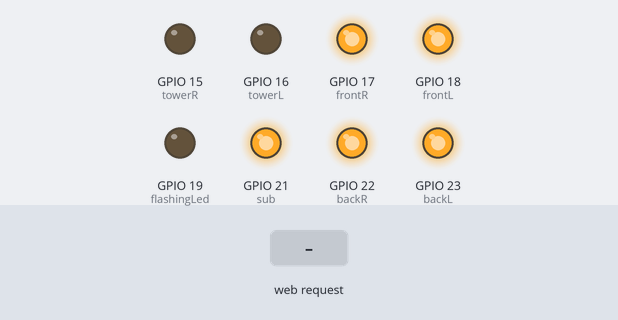
Recording of a program running on a simulated ESP32. Shown: output pins drawn as LEDs (lit = HIGH). The test bench sets the inputs (shaded band). WiFi joins after 1.5 s; servers stay silent unless stated; what the program prints to the serial monitor is not drawn.

Above: at 1.2 s.
1.3 s: HTTP request GET /front/on received
At 2.3 s:
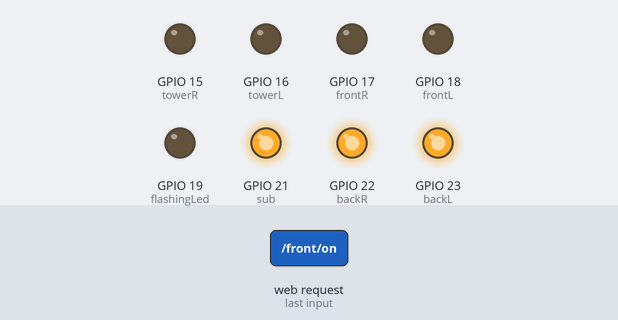
2.8 s: HTTP request GET /tower/on received
At 3.4 s:
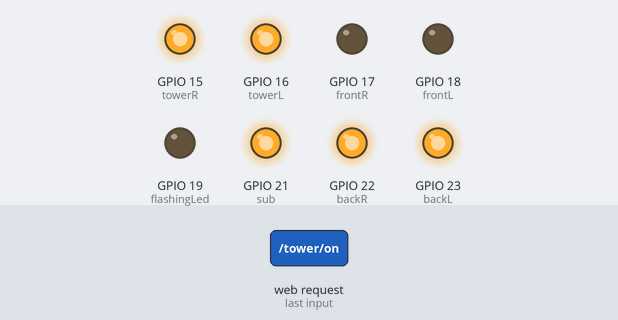
4.3 s: HTTP request GET /front/off received
At 4.7 s:
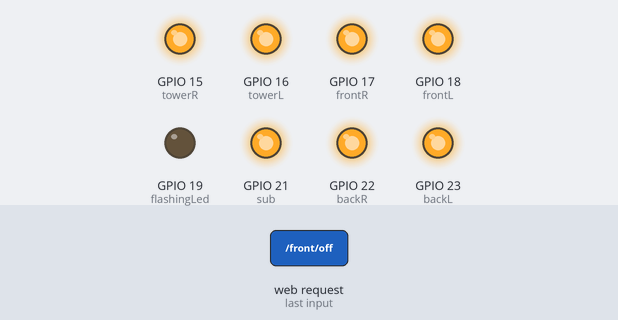
5.8 s: HTTP request GET /back/on received
At 6.8 s:
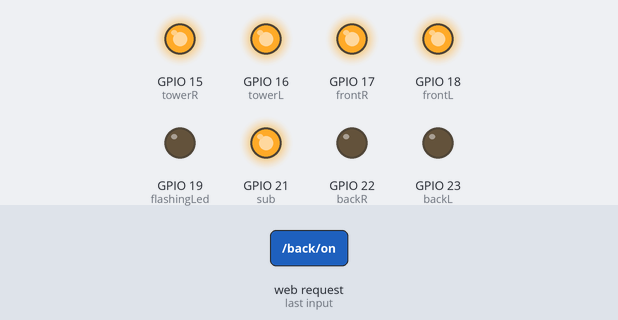
7.3 s: HTTP request GET /tower/off received
At 8.1 s:
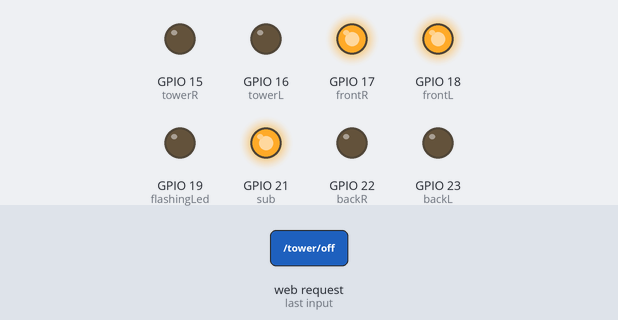
8.8 s: HTTP request GET /bass/on received
At 9.1 s:
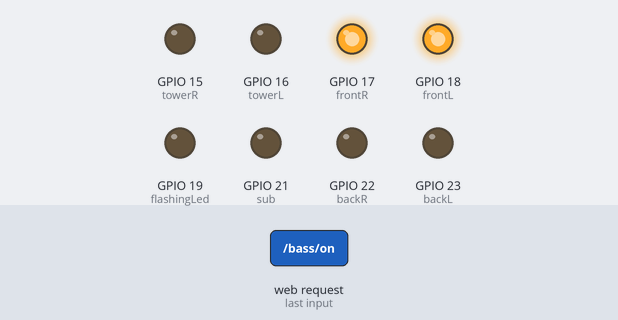
Timing chart, 0 to 11.3 s (numbered marks = the images above; inputs shaded):
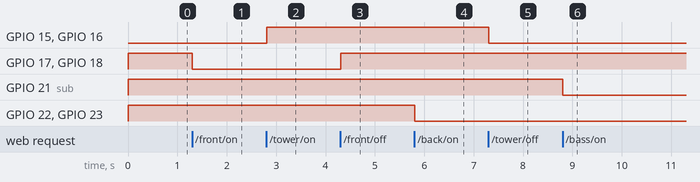

Measured:
- after the input at 1.3 s, GPIO 17 (frontR), GPIO 18 (frontL): HIGH → LOW at once
- after the input at 2.8 s, GPIO 15 (towerR), GPIO 16 (towerL): LOW → HIGH at once
- after the input at 4.3 s, GPIO 17 (frontR), GPIO 18 (frontL): LOW → HIGH at once
- after the input at 5.8 s, GPIO 22 (backR), GPIO 23 (backL): HIGH → LOW at once
- after the input at 7.3 s, GPIO 15 (towerR), GPIO 16 (towerL): HIGH → LOW at once
- after the input at 8.8 s, GPIO 21 (sub): HIGH → LOW at once

The program:

main.cpp
```cpp
/*************************************************************/
/*
/*   Hotspot is goldie
/*
/*   pasward is    gramgram
/*
/*   website is    goldieiii.local
/*
/*   sub is yellow 21, back is grn/wht, tower is pink/blue, front is red/orange
/*
/*  sub(yellow) tower(blue/pink) front(red/orange) rear(green/whiten)
/*
/*************************************************************/
// Load Wi-Fi library
#include <ESPmDNS.h>
#include <WiFi.h>

const char* YOUR_NEW_HOSTNAME = "GOLDIE_iii";
// Replace with your network credentials
const char* ssid     = "goldie";
const char* password = "gramgram";

IPAddress staticIP(192, 168, 1, 59);

IPAddress gateway(192, 168, 1, 1);
IPAddress subnet(255, 255, 0, 0);
IPAddress dns(192, 168, 1, 1);

// Set web server port number to 80
WiFiServer server(80);

// Variable to store the HTTP request
String header;
int count = 0;
int count2 = 0;
bool ledState = false;

// Auxiliar variables to store the current output state
String frontSpkrState = "off";
String towerSpkrState = "off";
String backSpkrState = "off";
String bassSpkrState = "off";

// Assign output variables to GPIO pins
/*const int outputFront = 13;
const int outputTower = 26;
const int outputBack = 12;
const int outputBass = 33;*/
const int flashingLed = 19;

const int frontL = 18;
const int frontR = 17;

const int towerL = 16;
const int towerR = 15;

const int backR = 22;
const int backL = 23;

const int sub = 21;


void setup() {
   Serial.begin(9600);
  // Initialize the output variables as outputs
  /*pinMode(outputFront, OUTPUT);
  pinMode(outputTower, OUTPUT);
  pinMode(outputBack, OUTPUT);
  pinMode(outputBass, OUTPUT);*/
  pinMode(flashingLed, OUTPUT);
  pinMode(frontL, OUTPUT);
  pinMode(frontR, OUTPUT);
  pinMode(towerL, OUTPUT);
  pinMode(towerR, OUTPUT);
  pinMode(backL, OUTPUT);
  pinMode(backR, OUTPUT);
  pinMode(sub, OUTPUT);


  // Set outputs to LOW
digitalWrite(frontL, HIGH);
  digitalWrite(frontR, HIGH);
  digitalWrite(towerL, LOW);
  digitalWrite(towerR, LOW);
  digitalWrite(backL, HIGH);
  digitalWrite(backR, HIGH);
  digitalWrite(sub, HIGH);

digitalWrite(flashingLed, LOW);

  WiFi.setAutoConnect(false);


  // Connect to Wi-Fi network with SSID and password
  Serial.print("Setting AP (Access Point)…");
  // Remove the password parameter, if you want the AP (Access Point) to be open
  WiFi.softAP(ssid, password);
  WiFi.setHostname(YOUR_NEW_HOSTNAME);
 //WiFi.config(ip, dns, gateway, subnet);
  //IPAddress IP = WiFi.softAPIP();
   if (WiFi.config(staticIP, gateway, subnet, dns, dns) == false) {
   Serial.println("Configuration failed.");
 }
    if(!MDNS.begin("goldieIII")) {
     Serial.println("Error starting mDNS");
     return;
  }
  Serial.print("AP IP address: ");
  Serial.println(staticIP);


  server.begin();
}

void loop(){
  WiFiClient client = server.available();   // Listen for incoming clients

  count++;


  if (client) {                             // If a new client connects,
    Serial.println("New Client.");          // print a message out in the serial port
    String currentLine = "";                // make a String to hold incoming data from the client
    while (client.connected()) {
      count2++;
      if(count2 == 10000){
        count2 = 0;
        if(ledState == false){
          digitalWrite(flashingLed, HIGH);
          ledState = true;
        }else{
          digitalWrite(flashingLed, LOW);
          ledState = false;
        }
      }


                // loop while the client's connected
      if (client.available()) {             // if there's bytes to read from the client,
        char c = client.read();             // read a byte, then
        Serial.write(c);                    // print it out the serial monitor
        header += c;
        if (c == '\n') {                    // if the byte is a newline character
          // if the current line is blank, you got two newline characters in a row.
          // that's the end of the client HTTP request, so send a response:
          if (currentLine.length() == 0) {
            // HTTP headers always start with a response code (e.g. HTTP/1.1 200 OK)
            // and a content-type so the client knows what's coming, then a blank line:
            client.println("HTTP/1.1 200 OK");
            client.println("Content-type:text/html");
            client.println("Connection: close");
            client.println();

            // turns the GPIOs on and off
            if (header.indexOf("GET /front/off") >= 0) {
              Serial.println("Front off");
              frontSpkrState = "off";
              digitalWrite(frontL, HIGH);
              digitalWrite(frontR, HIGH);
              Serial.println("the Pin is !!!!!!!!!!!!!!!!!!");
              Serial.println("High");
            } else if (header.indexOf("GET /front/on") >= 0) {
              Serial.println("Front on");
              frontSpkrState = "on";
              digitalWrite(frontL, LOW);
              digitalWrite(frontR, LOW);
              Serial.println("the Pin is !!!!!!!!!!!!!!!!!!");
              Serial.println("LOW");
            } else if (header.indexOf("GET /tower/on") >= 0) {
              Serial.println("Tower on");
              towerSpkrState = "on";
              digitalWrite(towerL, HIGH);  //USING A REAL RELAY FOR TOWER

              digitalWrite(towerR, HIGH);
                           Serial.println("the Pin is !!!!!!!!!!!!!!!!!!");
              Serial.println("LOW");
             } else if (header.indexOf("GET /tower/off") >= 0) {
              Serial.println("Tower off");
              towerSpkrState = "off";
              digitalWrite(towerL, LOW);
              digitalWrite(towerR, LOW);
              Serial.println("the Pin is !!!!!!!!!!!!!!!!!!");
              Serial.println("HIGH");
             }else if (header.indexOf("GET /back/on") >= 0) {
              Serial.println("Back on");
              backSpkrState = "on";
              digitalWrite(backL, LOW);
              digitalWrite(backR, LOW);
              Serial.println("the Pin is !!!!!!!!!!!!!!!!!!");
              Serial.println("LOW");
             } else if (header.indexOf("GET /back/off") >= 0) {
              Serial.println("Back off");
              backSpkrState = "off";
              digitalWrite(backL, HIGH);
              digitalWrite(backR, HIGH);              Serial.println("the Pin is !!!!!!!!!!!!!!!!!!");
              Serial.println("HIGH");
             }else if (header.indexOf("GET /bass/on") >= 0) {
              Serial.println("Bass on");
              bassSpkrState = "on";
              digitalWrite(sub, LOW);
              Serial.println("the Pin is !!!!!!!!!!!!!!!!!!");
              Serial.println("LOW");
             } else if (header.indexOf("GET /bass/off") >= 0) {
              Serial.println("Bass off");
              bassSpkrState = "off";
              digitalWrite(sub, HIGH);
               Serial.println("the Pin is !!!!!!!!!!!!!!!!!!");
              Serial.println("HIGH");
            }

            // Display the HTML web page
            client.println("<!DOCTYPE html><html>");
            client.println("<head><meta name=\"viewport\" content=\"width=device-width, initial-scale=1\">");
            client.println("<link rel=\"icon\" href=\"data:,\">");
            // CSS to style the on/off buttons
            // Feel free to change the background-color and font-size attributes to fit your preferences
            client.println("<style>html { font-family: Helvetica; display: inline-block; margin: 0px auto; text-align: center;}");
            client.println(".button { background-color: #1ffa07; border: none; color: white; padding: 16px 40px;");
            client.println("text-decoration: none; font-size: 30px; margin: 2px; cursor: pointer;}");
            client.println(".button2 {background-color: #fa1b07;}</style></head>");

            // Web Page Heading
            client.println("<body><h1 style='color: gold'>GOLDIE III</h1>");

            // Display current state, and ON/OFF buttons for Front
            client.println("<p>Front - Speaker </p>");
            // If the frontSpkrState is off, it displays the ON button
            if (frontSpkrState=="off") {
              client.println("<p><a href=\"/front/on\"><button class=\"button\">ON</button></a></p>");
            } else {
              client.println("<p><a href=\"/front/off\"><button class=\"button button2\">OFF</button></a></p>");
            }

            // Display current state, and ON/OFF buttons for Tower
            client.println("<p>Tower - Speaker </p>");
            // If the towerSpkrState is off, it displays the ON button
            if (towerSpkrState=="off") {
              client.println("<p><a href=\"/tower/on\"><button class=\"button\">ON</button></a></p>");
            } else {
              client.println("<p><a href=\"/tower/off\"><button class=\"button button2\">OFF</button></a></p>");
            }
            client.println("</body></html>");

            // Display current state, and ON/OFF buttons for Back
            client.println("<p>Back - Speaker </p>");
            // If the towerSpkrState is off, it displays the ON button
            if (backSpkrState=="off") {
              client.println("<p><a href=\"/back/on\"><button class=\"button\">ON</button></a></p>");
            } else {
              client.println("<p><a href=\"/back/off\"><button class=\"button button2\">OFF</button></a></p>");
            }

            // Display current state, and ON/OFF buttons for Bass
            client.println("<p>Bass - Speaker </p>");
            // If the towerSpkrState is off, it displays the ON button
            if (bassSpkrState=="off") {
              client.println("<p><a href=\"/bass/on\"><button class=\"button\">ON</button></a></p>");
            } else {
              client.println("<p><a href=\"/bass/off\"><button class=\"button button2\">OFF</button></a></p>");
            }
            client.println("</body></html>");

            // The HTTP response ends with another blank line
            client.println();
            // Break out of the while loop
            break;
          } else { // if you got a newline, then clear currentLine
            currentLine = "";
          }
        } else if (c != '\r') {  // if you got anything else but a carriage return character,
          currentLine += c;      // add it to the end of the currentLine
        }
      }
    }
    // Clear the header variable
    header = "";
    // Close the connection
    client.stop();
    Serial.println("Client disconnected.");
    Serial.println("");
  }else{
      if(count == 100000){
        if(ledState == false){
          digitalWrite(flashingLed, HIGH);
          ledState = true;
        }else{
          digitalWrite(flashingLed, LOW);
          ledState = false;
        }
      count = 0;
      }
  }
}
```
